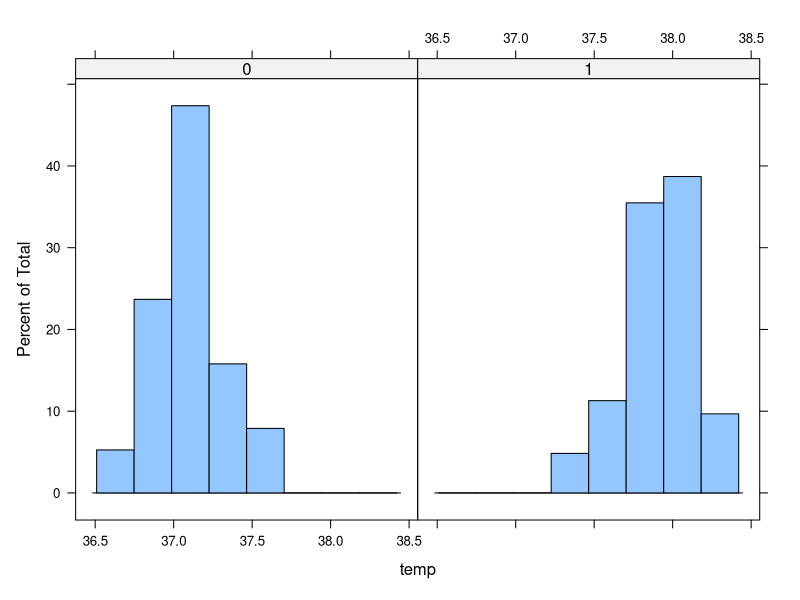
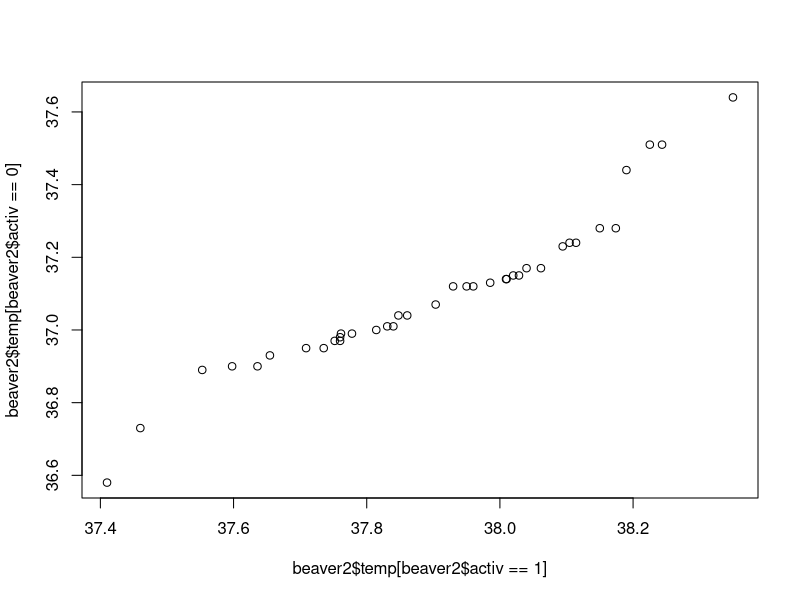
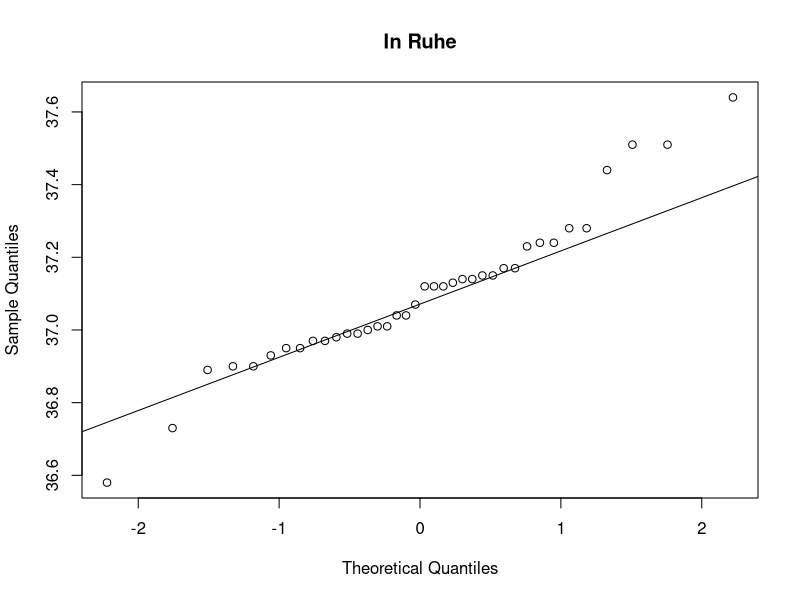
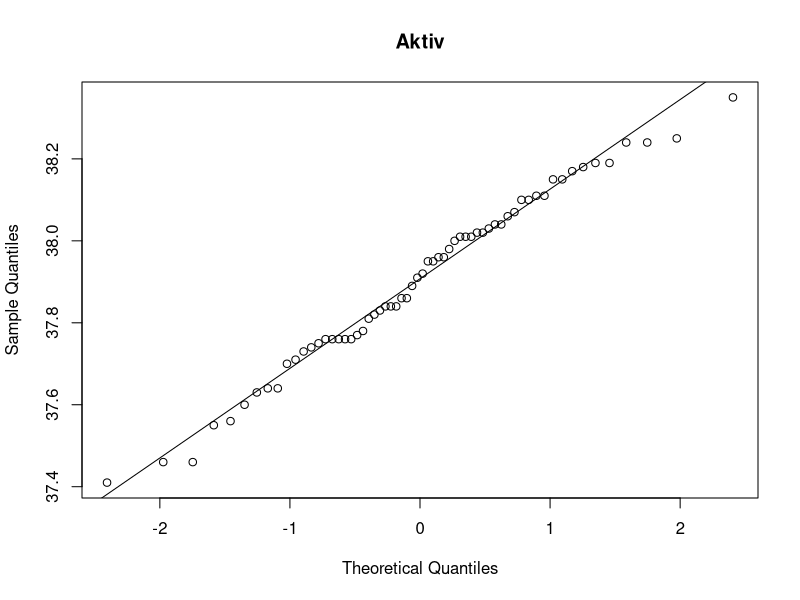

The R source for these figures, in order: (Note: this script raises an error after producing the figures.)

################################
# R fuer Dummies Kapitel 15
# Listings
################################

old.options <-options("width" = 50)
xxx <- "Ende aktueller Code"
getwd()

str(beaver2)

library(lattice)
histogram(~temp | factor(activ), data=beaver2)

qqplot(beaver2$temp[beaver2$activ==1],
       beaver2$temp[beaver2$activ==0])

qqnorm(beaver2$temp[beaver2$activ==0], main = 'In Ruhe')
qqline(beaver2$temp[beaver2$activ==0])
qqnorm(beaver2$temp[beaver2$activ==1], main = 'Aktiv')
qqline(beaver2$temp[beaver2$activ==1])

getwd()

shapiro.test(beaver2$temp)

test.ergebnis <- shapiro.test(beaver2$temp)
test.ergebnis$p.value

with(beaver2, tapply(temp, activ, shapiro.test))

t.test(temp ~ activ, data=beaver2, alternative = "g")

temp.aktiv <- beaver2$temp[beaver2$activ==1]
temp.ruhe  <- beaver2$temp[beaver2$activ==0]
t.test(temp.aktiv, temp.ruhe)

wilcox.test(temp ~ activ, data=beaver2)

'two.sided'


t.test(extra ~ group, data=sleep, paired=TRUE)

patienten <- matrix(c(1781,1443,135,47), ncol=2)
colnames(patienten) <- c('?berlebt','tot')
rownames(patienten) <- c('nicht angeschnallt', 'angeschnallt')
patienten

ergebnis.ver <- prop.test(patienten)

ergebnis.ver

chisq.test(patienten)

str(HairEyeColor)

HaarAugeRand <- margin.table(HairEyeColor, margin = c(1,2))
HaarAugeRand
options("width" = 55)
chisq.test(HaarAugeRand)
options("width" = 50)
options(old.options)

str(test.ergebnis)

t.test(temp ~ activ, data=beaver2)$p.value

str(InsectSprays)

InsectSprays


AOVModell <- aov(count ~ spray, data=InsectSprays)

AOVModell

summary(AOVModell)



model.tables(AOVModell, type = 'effects')

X <- factor(c('A','B','C'))
contr.treatment(X)

options(contrasts=c('contr.sum','contr.poly'))

Vergleich <- TukeyHSD(AOVModell)

options('contrasts')

Vergleich$spray['D-C',]

plot(Vergleich, las = 1)

Modell <- lm(mpg ~ wt, data=mtcars)

koeff.Modell <- coef(Modell)
koeff.Modell

plot(mpg ~ wt, data = mtcars)
abline(a=koeff.Modell[1], b=koeff.Modell[2])

Modell.Ueberblick <- summary(Modell)
Modell.Ueberblick

coef(Modell.Ueberblick)

Modell.Anova <- anova(Modell)
Modell.Anova

Modell.Anova['wt','Pr(>F)']

neue.Autos <- data.frame(wt=c(1.7, 2.4, 3.6))
predict(Modell, newdata=neue.Autos)

predict(Modell, newdata=neue.Autos, interval = 'confidence')

predict(Modell, newdata=neue.Autos, interval = 'prediction')

xxx

# plots


tiff(filename = "9781119962847-fg1503_de.tiff",width = 1800, height = 1200, pointsize = 16)
old.par <- par(mfrow = c(1,2), cex = 1)
qqnorm(beaver2$temp[beaver2$activ==0], main = 'In Ruhe')
qqline(beaver2$temp[beaver2$activ==0])
qqnorm(beaver2$temp[beaver2$activ==1], main = 'Aktiv')
qqline(beaver2$temp[beaver2$activ==1])
par(old.par)
dev.off()


